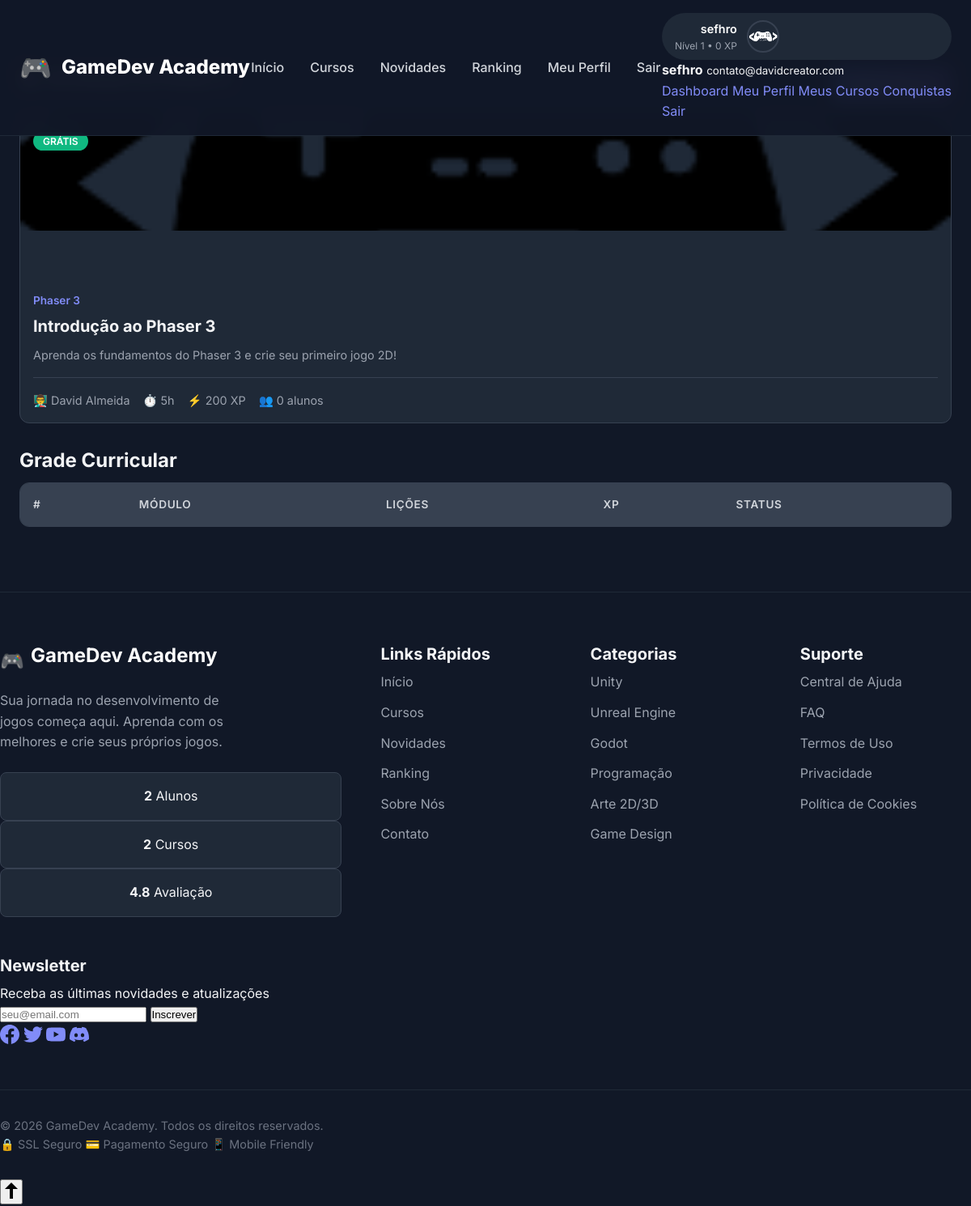
/course.php?slug=introducao-phaser-3 (signed in), run on the app's committed database.
### tables this page shows
CREATE TABLE IF NOT EXISTS `users` (
  `id` int NOT NULL AUTO_INCREMENT,
  `username` varchar(50) NOT NULL,
  `email` varchar(100) NOT NULL,
  `password` varchar(255) NOT NULL,
  `full_name` varchar(100) NOT NULL,
  `avatar` varchar(255) DEFAULT 'default.png',
  `role` enum('student','instructor','admin') DEFAULT 'student',
  `xp_total` int DEFAULT '0',
  `level` int DEFAULT '1',
  `streak_days` int DEFAULT '0',
  `last_activity` date DEFAULT NULL,
  `coins` int DEFAULT '0',
  `bio` text,
  `github_url` varchar(255) DEFAULT NULL,
  `linkedin_url` varchar(255) DEFAULT NULL,
  `is_active` tinyint(1) DEFAULT '1',
  `email_verified` tinyint(1) DEFAULT '0',
  `created_at` timestamp NULL DEFAULT CURRENT_TIMESTAMP,
  `updated_at` timestamp NULL DEFAULT CURRENT_TIMESTAMP ON UPDATE CURRENT_TIMESTAMP,
  PRIMARY KEY (`id`),
  UNIQUE KEY `username` (`username`),
  UNIQUE KEY `email` (`email`),
  KEY `idx_username` (`username`),
  KEY `idx_email` (`email`),
  KEY `idx_xp` (`xp_total`)
);

CREATE TABLE IF NOT EXISTS `courses` (
  `id` int NOT NULL AUTO_INCREMENT,
  `category_id` int DEFAULT NULL,
  `title` varchar(200) NOT NULL,
  `slug` varchar(200) NOT NULL,
  `description` text,
  `thumbnail` varchar(255) DEFAULT NULL,
  `difficulty` enum('beginner','intermediate','advanced') DEFAULT 'beginner',
  `estimated_hours` int DEFAULT '0',
  `xp_reward` int DEFAULT '100',
  `coin_reward` int DEFAULT '10',
  `is_free` tinyint(1) DEFAULT '0',
  `price` decimal(10,2) DEFAULT '0.00',
  `is_published` tinyint(1) DEFAULT '0',
  `instructor_id` int DEFAULT NULL,
  `total_students` int DEFAULT '0',
  `average_rating` decimal(3,2) DEFAULT '0.00',
  `created_at` timestamp NULL DEFAULT CURRENT_TIMESTAMP,
  `updated_at` timestamp NULL DEFAULT CURRENT_TIMESTAMP ON UPDATE CURRENT_TIMESTAMP,
  PRIMARY KEY (`id`),
  UNIQUE KEY `slug` (`slug`),
  KEY `category_id` (`category_id`),
  KEY `instructor_id` (`instructor_id`),
  KEY `idx_slug` (`slug`),
  KEY `idx_published` (`is_published`)
);

CREATE TABLE IF NOT EXISTS `categories` (
  `id` int NOT NULL AUTO_INCREMENT,
  `name` varchar(100) NOT NULL,
  `slug` varchar(100) NOT NULL,
  `description` text,
  `icon` varchar(50) DEFAULT NULL,
  `color` varchar(7) DEFAULT '#6366f1',
  `created_at` timestamp NULL DEFAULT CURRENT_TIMESTAMP,
  PRIMARY KEY (`id`),
  UNIQUE KEY `slug` (`slug`),
  KEY `idx_slug` (`slug`)
);

### includes/functions.php (called while the page is built, shortened)
<?php
if (!function_exists('url')) {
    function url(string $path = ''): string {
        $baseUrl = defined('BASE_URL') ? BASE_URL : 'http://localhost/gamedev-academy/';
        return rtrim($baseUrl, '/') . '/' . ltrim($path, '/');
    }
}
if (!function_exists('asset')) {
    function asset(string $path): string {
        $path = ltrim($path, '/');
        $protocol = (!empty($_SERVER['HTTPS']) && $_SERVER['HTTPS'] === 'on') ? 'https://' : 'http://';
        $host = $_SERVER['HTTP_HOST'] ?? 'localhost';
        $scriptName = $_SERVER['SCRIPT_NAME'];
        $pathParts = explode('/', trim($scriptName, '/'));
        $projectFolder = $pathParts[0] ?? '';
        if (!empty($projectFolder) && $projectFolder !== 'index.php') {
            return $protocol . $host . '/' . $projectFolder . '/assets/' . $path;
        }
        return $protocol . $host . '/assets/' . $path;
    }
}
if (!function_exists('escape')) {
    function escape(?string $string): string {
        return htmlspecialchars($string, ENT_QUOTES | ENT_HTML5, 'UTF-8');
    }
}
if (!function_exists('getUserAvatar')) {
    function getUserAvatar(?string $avatar = null, string $username = '', int $size = 200): string {
        return asset('images/avatars/default.png');
    }
}
if (!function_exists('getAvatar')) {
    function getAvatar(?string $avatar = null, string $username = ''): string {
        return getUserAvatar($avatar, $username);
    }
}
?>

### classes/Database.php (called while the page is built, shortened)
<?php
class Database {
    private static $instance = null;
    private $pdo;
    private function __construct() {
        try {
            $dsn = "mysql:host=" . DB_HOST . ";dbname=" . DB_NAME . ";charset=" . DB_CHARSET;
            $options = [
                PDO::ATTR_ERRMODE => PDO::ERRMODE_EXCEPTION,
                PDO::ATTR_DEFAULT_FETCH_MODE => PDO::FETCH_ASSOC,
                PDO::ATTR_EMULATE_PREPARES => false,
            ];
            $this->pdo = new PDO($dsn, DB_USER, DB_PASS, $options);
        } catch (PDOException $e) {
            die("Erro de conexão: " . $e->getMessage());
        }
    }
    public static function getInstance(): self {
        if (self::$instance === null) {
            self::$instance = new self();
        }
        return self::$instance;
    }
    public function query(string $sql, array $params = []): PDOStatement {
        $stmt = $this->pdo->prepare($sql);
        $stmt->execute($params);
        return $stmt;
    }
    public function fetch(string $sql, array $params = []): ?array {
        return $this->query($sql, $params)->fetch() ?: null;
    }
}

### classes/Auth.php (called while the page is built, shortened)
<?php
require_once __DIR__ . '/Database.php';
require_once __DIR__ . '/User.php';
class Auth {
    private $user;
    public function __construct() {
        $this->user = new User();
    }
    public function isLoggedIn(): bool {
        if (isset($_SESSION['user_id'])) {
            return true;
        }
        return false;
    }
    public function getCurrentUser(): ?array {
        return $this->user->find($_SESSION['user_id']);
    }
    public function isAdmin(): bool {
        $user = $this->getCurrentUser();
        return $user && $user['role'] === 'admin';
    }
}

### classes/User.php (called while the page is built, shortened)
<?php
class User {
    private $db;
    public function __construct() {
        $this->db = Database::getInstance();
    }
    public function find(int $id): ?array {
        return $this->db->fetch("SELECT * FROM users WHERE id = ?", [$id]);
    }
}

### classes/Course.php (called while the page is built, shortened)
<?php
class Course {
    private $db;
    public function __construct() {
        $this->db = Database::getInstance();
    }
    public function findBySlug(string $slug): ?array {
        return $this->db->fetch(
            "SELECT c.*, cat.name as category_name, u.full_name as instructor_name
             FROM courses c
             LEFT JOIN categories cat ON c.category_id = cat.id
             LEFT JOIN users u ON c.instructor_id = u.id
             WHERE c.slug = ?",
            [$slug]
        );
    }
    public function isEnrolled(int $userId, int $courseId): bool {
        $enrollment = $this->db->fetch(
            "SELECT id FROM enrollments WHERE user_id = ? AND course_id = ?",
            [$userId, $courseId]
        );
        return $enrollment !== null;
    }
}

### course.php (the view, shortened to what this page needs)
<?php
require_once __DIR__ . '/config/database.php';
require_once __DIR__ . '/classes/Database.php';
require_once __DIR__ . '/classes/Course.php';
require_once __DIR__ . '/classes/Auth.php';
require_once __DIR__ . '/includes/functions.php';
$auth = new Auth();
$courseModel = new Course();
$slug = trim($_GET['slug'] ?? '');
$course = $courseModel->findBySlug($slug);
?>
<!DOCTYPE html>
<html lang="pt-BR">
<head>
    <link rel="stylesheet" href="<?= asset('css/main.css') ?>">
</head>
<body>
    <?php include __DIR__ . '/includes/header.php'; ?>
    <section class="section">
        <div class="container">
            <div class="section-header">
                <div class="section-title">
                    <span>📚</span>
                    <span><?= escape($course['title']) ?></span>
                </div>
                <div>
                    <?php if ($auth->isLoggedIn()): ?>
                        <?php
                        $isEnrolled = $courseModel->isEnrolled($auth->getCurrentUser()['id'], $course['id']);
                        if ($isEnrolled): ?>
                            <a href="<?= url('learn.php?course=' . $course['slug']) ?>" class="btn btn-primary">Continuar Curso</a>
                        <?php else: ?>
                            <form method="POST" class="d-inline">
                                <button type="submit" class="btn btn-primary">Matricular-se</button>
                            </form>
                        <?php endif; ?>
                    <?php else: ?>
                        <a href="<?= url('login.php') ?>" class="btn btn-primary">Entrar para Matricular</a>
                    <?php endif; ?>
                </div>
            </div>
            <div class="card">
                <div class="course-thumbnail">
                    <img src="<?= escape($course['cover_image'] ?? $course['thumbnail'] ?? asset('images/default.png')) ?>" alt="">
                    <?php if (!empty($course['is_free'])): ?>
                        <div class="course-badge">
                            <span class="course-free-badge">GRÁTIS</span>
                        </div>
                    <?php endif; ?>
                </div>
                <div class="course-content">
                    <div class="course-category"><?= escape($course['category_name'] ?? 'Geral') ?></div>
                    <h3 class="course-title"><?= escape($course['title']) ?></h3>
                    <p class="course-description"><?= escape($course['description'] ?? '') ?></p>
                    <div class="course-meta">
                        <span>👨‍🏫 <?= escape($course['instructor_name'] ?? 'Instrutor') ?></span>
                        <span>⏱️ <?= $course['estimated_hours'] ?>h</span>
                        <span>⚡ <?= $course['xp_reward'] ?> XP</span>
                        <span>👥 <?= $course['total_students'] ?> alunos</span>
                    </div>
                </div>
            </div>
            <h3 class="mt-4">Grade Curricular</h3>
            <div class="admin-table-container">
                <table class="admin-table">
                    <thead>
                        <tr>
                            <th>#</th>
                            <th>Módulo</th>
                            <th>Lições</th>
                            <th>XP</th>
                            <th>Status</th>
                        </tr>
                    </thead>
                </table>
            </div>
        </div>
    </section>
    <?php include __DIR__ . '/includes/footer.php'; ?>
</body>
</html>

### includes/header.php (shortened to what this page needs)
<?php
$currentUser = $auth->isLoggedIn() ? $auth->getCurrentUser() : null;
if (!isset($activePage)) {
    $activePage = basename($_SERVER['PHP_SELF'], '.php');
}
?>
<!DOCTYPE html>
<html lang="pt-BR">
<head>
    <link rel="stylesheet" href="<?= asset('/../assets/css/admin.css') ?>">
    <link rel="stylesheet" href="<?= asset('/../assets/css/main.css') ?>">
    <link rel="stylesheet" href="<?= asset('/../assets/css/auth.css') ?>">
    <link rel="stylesheet" href="<?= asset('/../assets/css/email.css') ?>">
    <link rel="stylesheet" href="<?= asset('/../assets/css/user.css') ?>">
</head>
<body<?= isset($bodyClass) ? ' class="' . htmlspecialchars($bodyClass) . '"' : '' ?>>
    <nav class="navbar">
        <div class="navbar-container">
            <a href="<?= url() ?>" class="navbar-brand">
                <span class="logo-icon">🎮</span>
                <span>GameDev Academy</span>
            </a>
            <ul class="navbar-nav" id="navbarNav">
                <li>
                    <a href="<?= url() ?>" class="nav-link<?= $activePage === 'index' ? ' active' : '' ?>">
                        Início
                    </a>
                </li>
                <li>
                    <a href="<?= url('courses.php') ?>" class="nav-link<?= $activePage === 'courses' ? ' active' : '' ?>">
                        Cursos
                    </a>
                </li>
                <li>
                    <a href="<?= url('news.php') ?>" class="nav-link<?= $activePage === 'news' ? ' active' : '' ?>">
                        Novidades
                    </a>
                </li>
                <li>
                    <a href="<?= url('leaderboard.php') ?>" class="nav-link<?= $activePage === 'leaderboard' ? ' active' : '' ?>">
                        Ranking
                    </a>
                </li>
                <?php if ($auth->isLoggedIn()): ?>
                    <li class="nav-mobile-only">
                        <a href="<?= url('user/dashboard.php') ?>" class="nav-link">
                            Meu Perfil
                        </a>
                    </li>
                    <?php if ($auth->isAdmin()): ?>
                        <li class="nav-mobile-only">
                            <a href="<?= url('admin/') ?>" class="nav-link">
                                Admin
                            </a>
                        </li>
                    <?php endif; ?>
                    <li class="nav-mobile-only">
                        <a href="<?= url('logout.php') ?>" class="nav-link">
                            Sair
                        </a>
                    </li>
                <?php endif; ?>
            </ul>
            <div class="navbar-actions">
                <?php if ($auth->isLoggedIn()): ?>
                    <div class="navbar-user-dropdown">
                        <a href="#" class="navbar-user" onclick="toggleUserMenu(event)">
                            <div class="navbar-user-info hide-mobile">
                                <div class="navbar-user-name">
                                    <?= escape($currentUser['username'] ?? 'Usuário') ?>
                                </div>
                                <div class="navbar-user-level">
                                    Nível <?= (int)($currentUser['level'] ?? 1) ?> •
                                    <?= number_format((int)($currentUser['xp_total'] ?? 0)) ?> XP
                                </div>
                            </div>
                            <img src="<?= getAvatar($currentUser['avatar'] ?? 'default.png') ?>"
                                 alt="Avatar"
                                 class="avatar">
                        </a>
                        <div class="user-dropdown-menu" id="userDropdownMenu">
                            <div class="dropdown-header">
                                <strong><?= escape($currentUser['username'] ?? 'Usuário') ?></strong>
                                <small><?= escape($currentUser['email'] ?? '') ?></small>
                            </div>
                            <a href="<?= url('user/dashboard.php') ?>" class="dropdown-item">
                                <i class="icon-dashboard"></i> Dashboard
                            </a>
                            <a href="<?= url('user/profile.php') ?>" class="dropdown-item">
                                <i class="icon-user"></i> Meu Perfil
                            </a>
                            <a href="<?= url('user/courses.php') ?>" class="dropdown-item">
                                <i class="icon-book"></i> Meus Cursos
                            </a>
                            <a href="<?= url('user/achievements.php') ?>" class="dropdown-item">
                                <i class="icon-trophy"></i> Conquistas
                            </a>
                            <a href="<?= url('logout.php') ?>" class="dropdown-item">
                                <i class="icon-logout"></i> Sair
                            </a>
                        </div>
                    </div>
                <?php endif; ?>
            </div>
        </div>
    </nav>

### data on the page
users: username "sefhro", level "1", xp_total "0", email "contato@davidcreator.com"
courses: category.name "Phaser 3", title "Introdução ao Phaser 3", description "Aprenda os fundamentos do Phaser 3 e crie seu primeiro jogo 2D!", instructor.full_name "David Almeida", estimated_hours "5", xp_reward "200", total_students "0"

### other printed values
$totalUsers "2"
$totalCourses "2"
